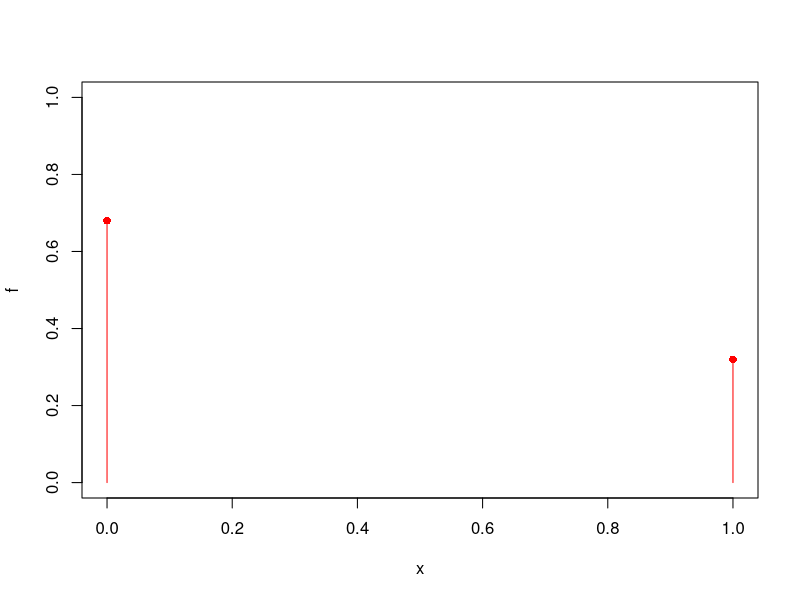

The R source for this figure:
#ensayo de bernoulli /mirar foto del 10/10/2024

x<- c(0,1)
f<- c(0.68,0.32)

plot(x,f,type="h", ylim = c(0,1), col = "red")

points(x,f, pch=16, col="red")
n<- 43
sample(x,n,f, replace=TRUE)
